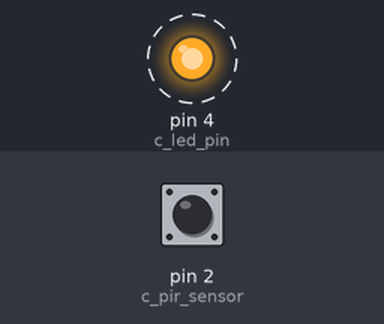
This sketch was run on a simulated Arduino Uno, built with avr-gcc and run on an emulated ATmega328P. Parts: output pins drawn as LEDs (lit = HIGH). Dashed ring = blinking. Inputs (shaded band) come from the test bench; at power-on: pin 2 (c_pir_sensor) HIGH.

Above: at 0.2 s.
Timing chart, 0 to 3.0 s (numbered marks = the images above):
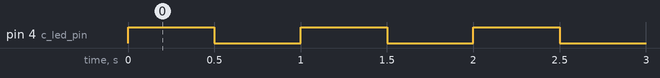

Measured:
- by itself, pin 4 (c_led_pin): alternates HIGH for 0.50 s and LOW for 0.50 s

The sketch:

PIR_SENSOR_INTERFACING.ino
```cpp
//This code is interrupt based method
/******I/O Pins****/
const uint8_t c_pir_sensor = 2;  //PIR Sensor is attached to pin D2
const uint8_t c_led_pin = 4;     //Led is connected to Pin D4
/******Interrupt Flag*****/
volatile uint8_t vo_pir_flag = 0; //volatile variable flag to change during interrupt

void setup()
{
//  pinMode(c_pir_sensor, INPUT);     //
  pinMode(c_led_pin, OUTPUT);         //Making led pin as the output
  attachInterrupt(digitalPinToInterrupt(c_pir_sensor ), f_ISR, RISING); //making pir pin as the interrupt pin
}

void loop()
{
  /*****Normal routine*****/
  digitalWrite(c_led_pin, HIGH);
  delay(500);
  digitalWrite(c_led_pin, LOW);
  delay(500);
  /******When ever interrupt flag is set high******/
  if (vo_pir_flag == 1)
  {
    digitalWrite(c_led_pin, HIGH);
    delay(2000);
    vo_pir_flag = 0;
  }
  else
  {
    digitalWrite(c_led_pin, LOW);
  }
}

void f_ISR()
{
  vo_pir_flag = 1;
}
```
